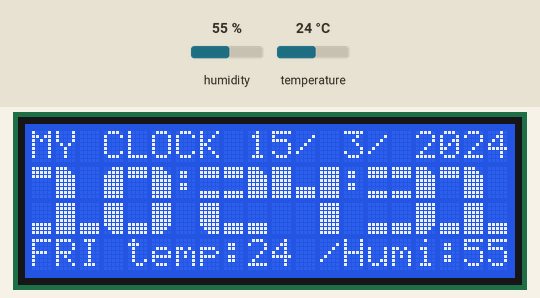
Recording of a sketch running on a simulated Arduino Uno, built with avr-gcc and run on an emulated ATmega328P. On the bench: 20×4 character LCD. The test bench sets the inputs (shaded band); at power-on: humidity 55 %, temperature 24 °C. The local clock reads 2024-03-15 10:24:30 at power-on unless the sketch sets it.

Above: at 1.2 s.
1.3 s: humidity set to 22 %
At 3.0 s:
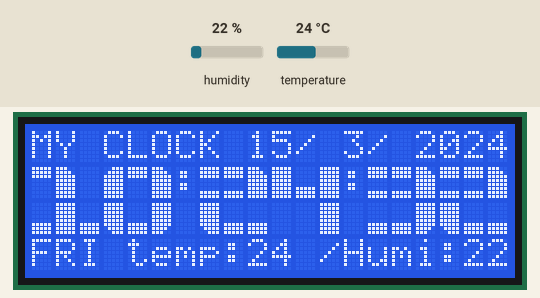
4.4 s: temperature set to 12 °C
At 6.3 s:
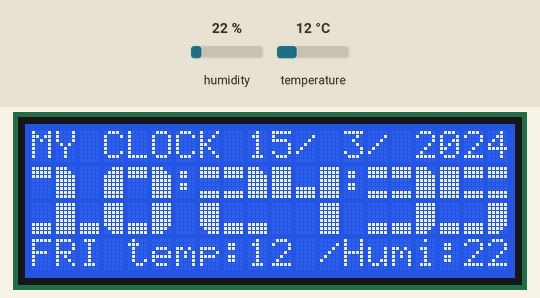
7.5 s: humidity set to 40 %
At 8.6 s:
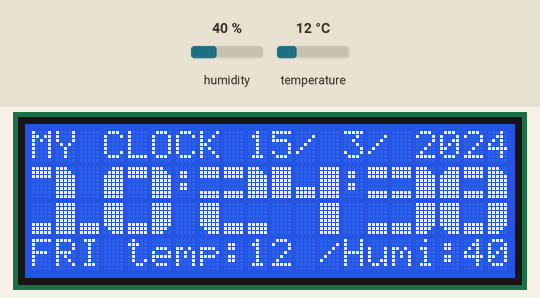
10.6 s: temperature set to 19 °C
At 12.2 s:
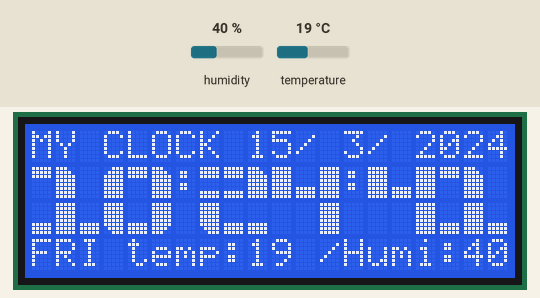
Timing chart, 0 to 13.7 s (numbered marks = the images above; inputs shaded):
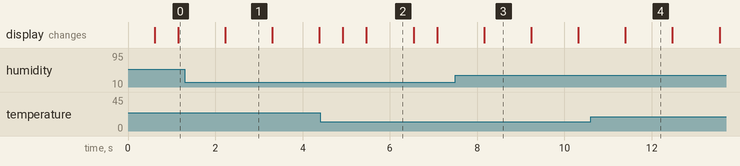

The sketch:

test_so_to_again.ino
```cpp
#include <LiquidCrystal.h>
#include <Wire.h>
#include <RTClib.h>
#include <DHT11.h>

// Khởi tạo đối tượng RTC DS3231
RTC_DS3231 rtc;
// khoi tao dht11
DHT11 dht11(2);

// khoi tao mot mang dayoftheweek tro den kieu char
const char* daysOfTheWeek[] = {"SUN", "MON", "TUE", "WED", "THU", "FRI", "SAT"};

// khoi tao cac chan giao tiep voi LCD_(giao tiep 4-bit)
const int rs = 12, en = 13, d4 = 32, d5 = 33, d6 = 25, d7 = 26;
LiquidCrystal lcd(rs, en, d4, d5, d6, d7);

// khoi tao mang de tao so to
byte zero[8] = {0b00111,0b01111,0b11111,0b11111,0b11111,0b11111,0b11111,0b11111};

byte one[8] = {0b11111,0b11111,0b11111,0b00000,0b00000,0b00000,0b00000,0b00000};

byte two[8] = {0b11100,0b11110,0b11111,0b11111,0b11111,0b11111,0b11111,0b11111};

byte three[8] = {0b00000,0b00000,0b00000,0b00000,0b00000,0b11111,0b11111,0b11111};

byte four[8] = {0b11111,0b11111,0b11111,0b11111,0b11111,0b11111,0b01111,0b00111};

byte five[8] ={0b11111,0b11111,0b11111,0b11111,0b11111,0b11111,0b11110,0b11100};

byte six[8] = {0b11111,0b11111,0b11111,0b00000,0b00000,0b00000,0b11111,0b11111};

byte seven[8] = {0b11111,0b11111,0b11111,0b11111,0b11111,0b11111,0b11111,0b11111};

// cac so duoc ghep tu cac ki tu duoc tao o tren
unsigned char lcd_so_to[10][6] ={
                  0,1,2,4,3,5,    // so 0
                  1,2,32,3,7,3,   // so 1
                  6,6,2,4,3,3,    // so 2
                  6,6,2,3,3,5,    // so 3
                  7,3,7,32,32,7,  // so 4
                  7,6,6,3,3,5,    // so 5
                  0,6,6,4,3,5,    // so 6
                  1,1,7,32,32,7,  // so 7
                  0,6,2,4,3,5,    // so 8
                  0,6,2,3,3,5};

// ham lcd hien thi so to
void lcd_hien_thi_so_to(int so, int x, int y)
{
  lcd.setCursor(x,y);
  for(int i=0;i<6;i++)
  {
    if(i==3) lcd.setCursor(x,y+1);
    lcd.write(lcd_so_to[so][i]);
  }
}
// ham xoa so to
void lcd_xoa_so_to(int x, int y)
{
  lcd.setCursor(x,y);
  for(int i =0;i<6;i++)
  {
    if(i==3) lcd.setCursor(x,y+1);
    lcd.write(' ');
  }

}

// ham giai ma 2 so to co xoa vo nghia
void lcd_gm_ht_2so_to_xvn(int so, int x, int y, bool xvn)
{
  int ma_ch, ma_dv;
  lcd.setCursor(x,y);
  ma_dv = so%10;
  ma_ch = so/10%10;
  lcd_hien_thi_so_to(ma_dv,x+3,y);
  if(ma_ch == 0 && xvn == 1) lcd_xoa_so_to(x,y);
  else lcd_hien_thi_so_to(ma_ch,x,y);
}


void setup() {
  // khoi tao lcd 20x4
  lcd.begin(20, 4);

  // setup cac ki tu dac biet vao vung nho cgram cua lcd
  lcd.createChar(0, zero);
  // create a new character
  lcd.createChar(1, one);
  // create a new character
  lcd.createChar(2, two);
  // create a new character
  lcd.createChar(3, three);
  // create a new character
  lcd.createChar(4, four);
  lcd.createChar(5, five);
  lcd.createChar(6,six);
  lcd.createChar(7,seven);
    Wire.begin();

  // Khởi tạo Serial Monitor
  Serial.begin(115200);

  // Kiểm tra kết nối với DS3231
  if (!rtc.begin()) {
    Serial.println("Không tìm thấy RTC DS3231!");
    while (1);
  }

  // Nếu RTC chưa được đặt thời gian, ta sẽ đặt thời gian hiện tại từ máy tính
  if (rtc.lostPower()) {
    Serial.println("DS3231 bị mất nguồn, đang đặt lại thời gian!");
    // Đặt thời gian từ thời gian biên dịch (bạn có thể thay đổi theo nhu cầu)
    rtc.adjust(DateTime(F(__DATE__), F(__TIME__)));
  }

}

void loop() {
  int temp = 0;
  int humi = 0;

  int result = dht11.readTemperatureHumidity(temp,humi);
  DateTime now = rtc.now();
  lcd.setCursor(0, 0);
  lcd.print("MY CLOCK");
  lcd.setCursor(9,0);
  lcd.print(now.day());
  lcd.setCursor(11,0);
  lcd.print("/");
  lcd.setCursor(13,0);
  lcd.print(now.month());
  lcd.setCursor(14,0);
  lcd.print("/");
  lcd.setCursor(16,0);
  lcd.print(now.year());
  lcd.setCursor(0,3);
  lcd.print(daysOfTheWeek[now.dayOfTheWeek()]);
  lcd_gm_ht_2so_to_xvn(now.hour(),0,1,0);
  lcd.setCursor(6,1);
  lcd.print(":");
  lcd.setCursor(13,1);
  lcd.print(":");
  lcd_gm_ht_2so_to_xvn(now.minute(),7,1,0);
  lcd_gm_ht_2so_to_xvn(now.second(),14,1,0);
  if(result == 0)
  {
    lcd.setCursor(4, 3);
    lcd.print("temp:");
    lcd.setCursor(9, 3);
    lcd.print(temp);
    lcd.setCursor(12,3);
    lcd.print("/Humi:");
    lcd.setCursor(18,3);
    lcd.print(humi);
  }

}
```

Measured:
- what the display in image 1 shows lasts 1.1 s, from 2.2 s to 3.3 s
